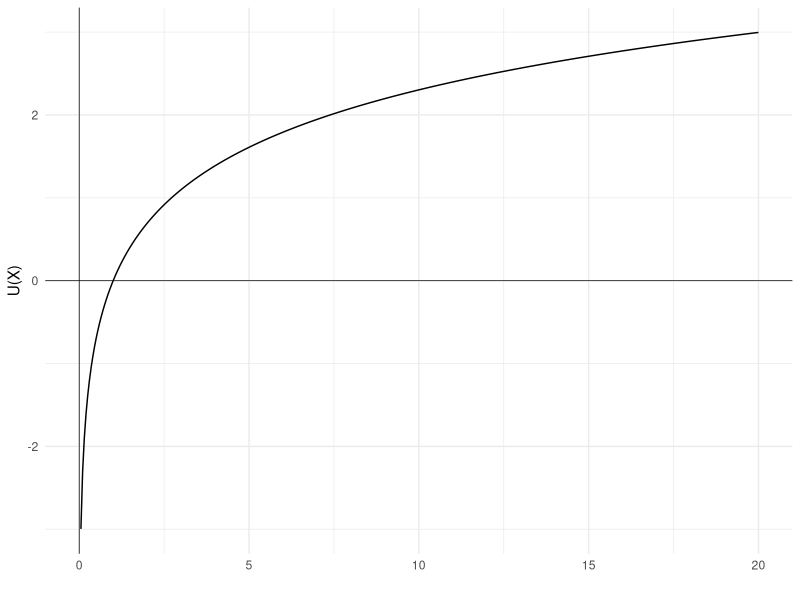
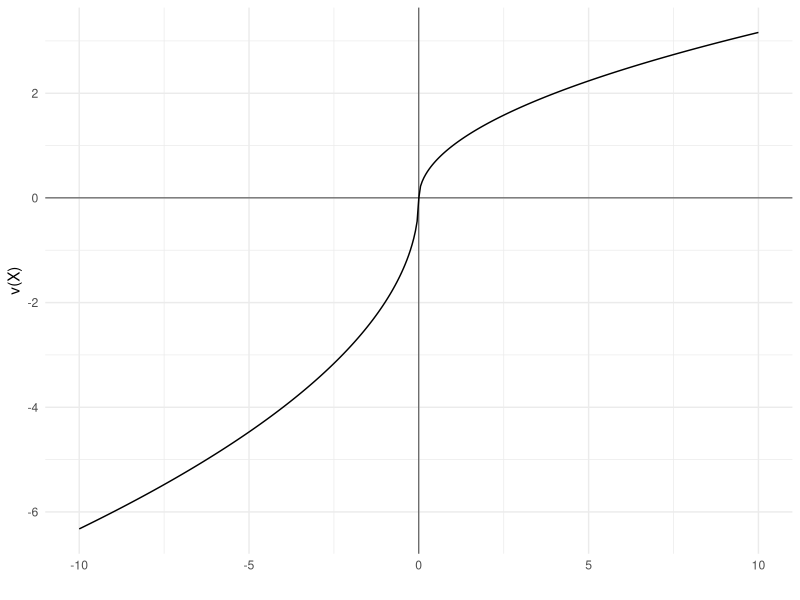

Write R code to recreate these figures, in order.
## ---- chunk 1
#| label: fig-expected-utility
#| fig-cap: Expected utility function

library(ggplot2)
df <- data.frame(
  x = seq(0.05,20,0.05),
  y=NA
)
df$y <- log(df$x)

ggplot(mapping = aes(x, y))+
  geom_line(data = df)+ 
  geom_vline(xintercept = 0, linewidth=0.25)+ 
  geom_hline(yintercept = 0, linewidth=0.25)+
  labs(x = "", y = "U(X)")+

  # Set the theme
  theme_minimal()
## ---- chunk 2
#| label: fig-value-function
#| fig-cap: Prospect theory value function

loss_fun <- function(x){#| 
  -2*(-x)^0.5
}
gain_fun <- function(x){
  x^0.5
}

loss <- data.frame(
  x=seq(-10,0,0.05),
  y=NA
  )
loss$y <- loss_fun(loss$x)

gain <- data.frame(
  x=seq(0,10,0.05),
  y=NA
  )
gain$y <- gain_fun(gain$x)

ggplot(mapping = aes(x, y)) +
  geom_line(data = loss) +
  geom_line(data = gain) + 
  geom_vline(xintercept = 0, linewidth=0.25)+ 
  geom_hline(yintercept = 0, linewidth=0.25)+
  labs(x = "", y = "v(X)")+

  # Set the theme
  theme_minimal()
